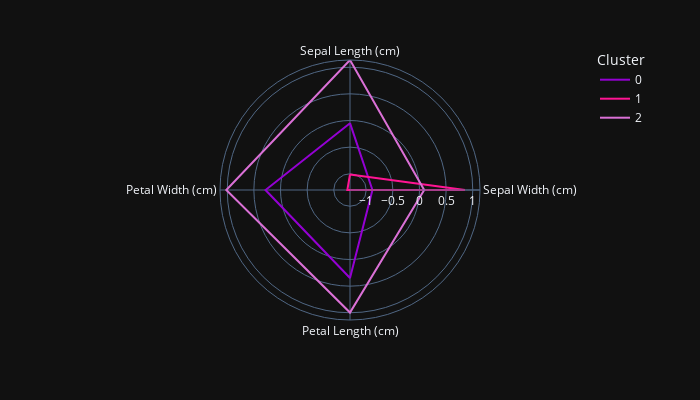

Notebook cell for this chart:
### Markdown cell above
Now, we want to visualise the mean of each feature variable by cluster.

### Code cell
kmeans.fit(feat_array) # fit the model 
clusters = standardized_data.copy()
clusters['Cluster'] = kmeans.labels_ # assigns cluster labels to features
polar = clusters.groupby("Cluster").mean().reset_index() # finds the mean of each feature variable by cluster
polar = pd.melt(polar, id_vars=["Cluster"])
fig = px.line_polar(polar, r="value", theta="variable", color="Cluster", line_close=True, height=400, width=700, color_discrete_sequence=['darkviolet','deeppink','orchid'], template="plotly_dark")
fig.update_layout(legend=dict(
    yanchor="top",
    y=1.05,
    xanchor="right",
    x=1.05
))
fig.show()

### Figure 1 — Plotly figure (JSON) as saved in the notebook; plotly's stock layout.template omitted (floating-point values rounded to 4 significant figures)
{"data": [{"hovertemplate": "Cluster=0<br>value=%{r}<br>variable=%{theta}<extra></extra>", "legendgroup": "0", "line": {"color": "darkviolet", "dash": "solid"}, "marker": {"symbol": "circle"}, "mode": "lines", "name": "0", "r": [-0.05022, -0.8834, 0.3477, 0.2815, -0.05022], "showlegend": true, "subplot": "polar", "theta": ["Sepal Length (cm)", "Sepal Width (cm)", "Petal Length (cm)", "Petal Width (cm)", "Sepal Length (cm)"], "type": "scatterpolar"}, {"hovertemplate": "Cluster=1<br>value=%{r}<br>variable=%{theta}<extra></extra>", "legendgroup": "1", "line": {"color": "deeppink", "dash": "solid"}, "marker": {"symbol": "circle"}, "mode": "lines", "name": "1", "r": [-1.015, 0.8533, -1.305, -1.255, -1.015], "showlegend": true, "subplot": "polar", "theta": ["Sepal Length (cm)", "Sepal Width (cm)", "Petal Length (cm)", "Petal Width (cm)", "Sepal Length (cm)"], "type": "scatterpolar"}, {"hovertemplate": "Cluster=2<br>value=%{r}<br>variable=%{theta}<extra></extra>", "legendgroup": "2", "line": {"color": "orchid", "dash": "solid"}, "marker": {"symbol": "circle"}, "mode": "lines", "name": "2", "r": [1.136, 0.08842, 0.9962, 1.018, 1.136], "showlegend": true, "subplot": "polar", "theta": ["Sepal Length (cm)", "Sepal Width (cm)", "Petal Length (cm)", "Petal Width (cm)", "Sepal Length (cm)"], "type": "scatterpolar"}], "layout": {"height": 400, "legend": {"title": {"text": "Cluster"}, "tracegroupgap": 0, "x": 1.05, "xanchor": "right", "y": 1.05, "yanchor": "top"}, "margin": {"t": 60}, "polar": {"angularaxis": {"direction": "clockwise", "rotation": 90}, "domain": {"x": [0, 1], "y": [0, 1]}}, "width": 700}}
